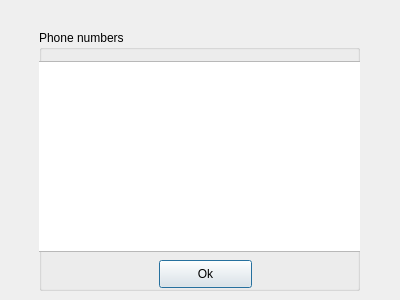
<?xml version="1.0" encoding="UTF-8"?>
<ui version="4.0">
 <class>Dialog</class>
 <widget class="QDialog" name="Dialog">
  <property name="geometry">
   <rect>
    <x>0</x>
    <y>0</y>
    <width>400</width>
    <height>300</height>
   </rect>
  </property>
  <property name="windowTitle">
   <string>Dialog</string>
  </property>
  <widget class="QGroupBox" name="groupBox">
   <property name="geometry">
    <rect>
     <x>39</x>
     <y>30</y>
     <width>321</width>
     <height>261</height>
    </rect>
   </property>
   <property name="title">
    <string>Phone numbers</string>
   </property>
   <widget class="QListView" name="numbersList">
    <property name="geometry">
     <rect>
      <x>-5</x>
      <y>31</y>
      <width>331</width>
      <height>191</height>
     </rect>
    </property>
   </widget>
   <widget class="QPushButton" name="finishNumEditBtn">
    <property name="geometry">
     <rect>
      <x>120</x>
      <y>230</y>
      <width>93</width>
      <height>28</height>
     </rect>
    </property>
    <property name="text">
     <string>Ok</string>
    </property>
   </widget>
  </widget>
 </widget>
 <resources/>
 <connections/>
</ui>
